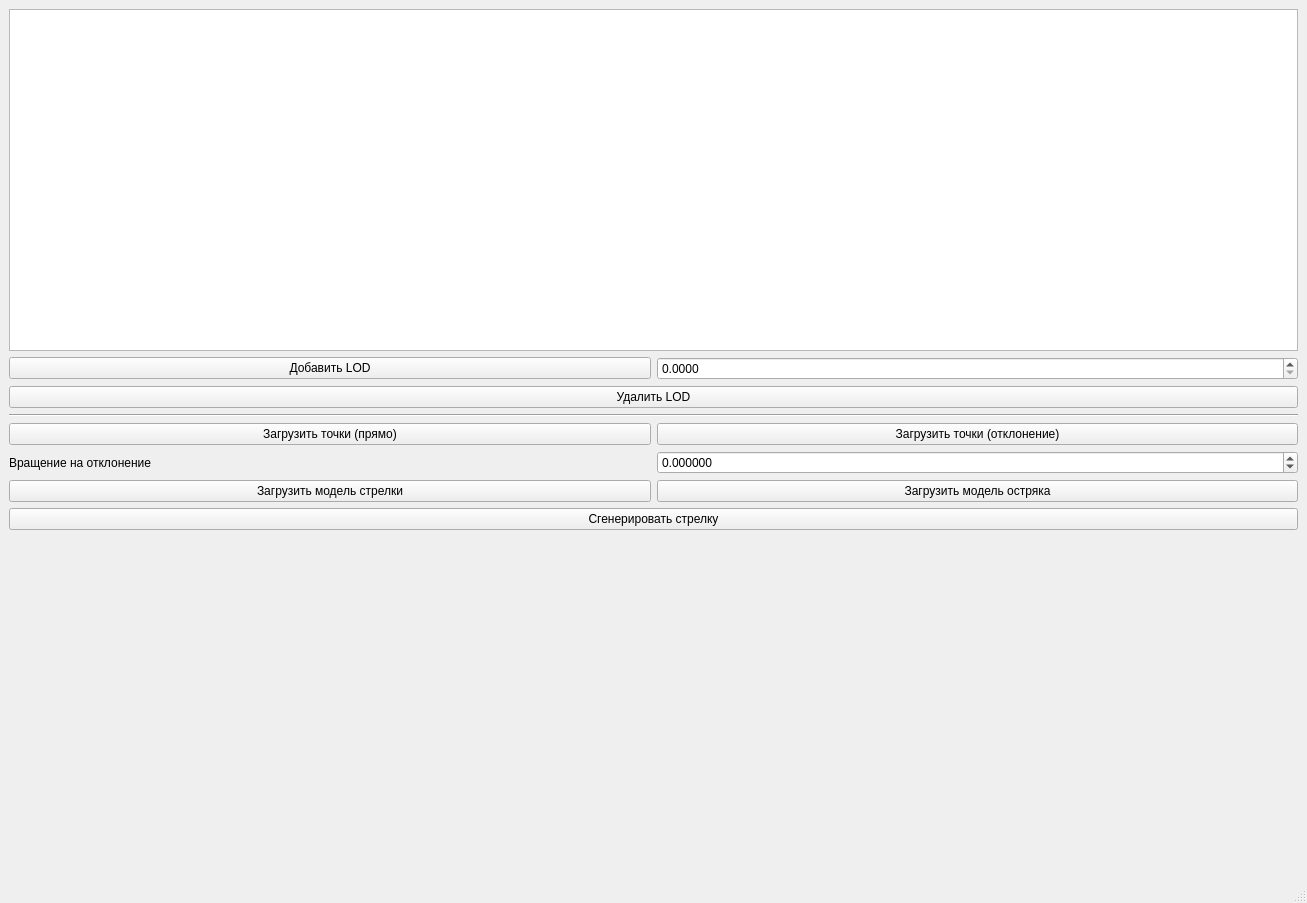
<?xml version="1.0" encoding="UTF-8"?>
<ui version="4.0">
 <class>MainWindow</class>
 <widget class="QMainWindow" name="MainWindow">
  <property name="geometry">
   <rect>
    <x>0</x>
    <y>0</y>
    <width>1307</width>
    <height>903</height>
   </rect>
  </property>
  <property name="windowTitle">
   <string>MainWindow</string>
  </property>
  <widget class="QWidget" name="centralwidget">
   <layout class="QVBoxLayout" name="verticalLayout">
    <item>
     <widget class="QSplitter" name="centralsplitter">
      <property name="orientation">
       <enum>Qt::Horizontal</enum>
      </property>
      <widget class="QWidget" name="gridLayoutWidget">
       <layout class="QGridLayout" name="gridLayout">
        <item row="8" column="0">
         <widget class="QPushButton" name="pushButton_2">
          <property name="text">
           <string>Загрузить модель стрелки</string>
          </property>
         </widget>
        </item>
        <item row="5" column="0">
         <widget class="QPushButton" name="loadPntsStB">
          <property name="sizePolicy">
           <sizepolicy hsizetype="MinimumExpanding" vsizetype="Fixed">
            <horstretch>0</horstretch>
            <verstretch>0</verstretch>
           </sizepolicy>
          </property>
          <property name="text">
           <string>Загрузить точки (прямо)</string>
          </property>
         </widget>
        </item>
        <item row="0" column="0" colspan="2">
         <widget class="QTableView" name="tableView"/>
        </item>
        <item row="3" column="0" colspan="2">
         <widget class="Line" name="line">
          <property name="orientation">
           <enum>Qt::Horizontal</enum>
          </property>
         </widget>
        </item>
        <item row="5" column="1">
         <widget class="QPushButton" name="loadPntsB">
          <property name="sizePolicy">
           <sizepolicy hsizetype="MinimumExpanding" vsizetype="Fixed">
            <horstretch>0</horstretch>
            <verstretch>0</verstretch>
           </sizepolicy>
          </property>
          <property name="text">
           <string>Загрузить точки (отклонение)</string>
          </property>
         </widget>
        </item>
        <item row="7" column="0">
         <widget class="QLabel" name="label_4">
          <property name="text">
           <string>Вращение на отклонение</string>
          </property>
         </widget>
        </item>
        <item row="1" column="0">
         <widget class="QPushButton" name="pushButton_4">
          <property name="text">
           <string>Добавить LOD</string>
          </property>
         </widget>
        </item>
        <item row="1" column="1">
         <widget class="QDoubleSpinBox" name="doubleSpinBox_2">
          <property name="decimals">
           <number>4</number>
          </property>
          <property name="maximum">
           <double>1.000000000000000</double>
          </property>
         </widget>
        </item>
        <item row="2" column="0" colspan="2">
         <widget class="QPushButton" name="pushButton_5">
          <property name="text">
           <string>Удалить LOD</string>
          </property>
         </widget>
        </item>
        <item row="8" column="1">
         <widget class="QPushButton" name="pushButton_3">
          <property name="text">
           <string>Загрузить модель остряка</string>
          </property>
         </widget>
        </item>
        <item row="9" column="0" colspan="2">
         <widget class="QPushButton" name="genSwButt">
          <property name="text">
           <string>Сгенерировать стрелку</string>
          </property>
         </widget>
        </item>
        <item row="7" column="1">
         <widget class="QDoubleSpinBox" name="doubleSpinBox">
          <property name="decimals">
           <number>6</number>
          </property>
          <property name="minimum">
           <double>-90.000000000000000</double>
          </property>
          <property name="maximum">
           <double>90.000000000000000</double>
          </property>
          <property name="singleStep">
           <double>0.100000000000000</double>
          </property>
         </widget>
        </item>
        <item row="10" column="0" colspan="2">
         <spacer name="verticalSpacer">
          <property name="orientation">
           <enum>Qt::Vertical</enum>
          </property>
          <property name="sizeHint" stdset="0">
           <size>
            <width>20</width>
            <height>40</height>
           </size>
          </property>
         </spacer>
        </item>
       </layout>
      </widget>
     </widget>
    </item>
   </layout>
  </widget>
  <widget class="QMenuBar" name="menubar">
   <property name="geometry">
    <rect>
     <x>0</x>
     <y>0</y>
     <width>1307</width>
     <height>23</height>
    </rect>
   </property>
  </widget>
  <widget class="QStatusBar" name="statusbar"/>
 </widget>
 <resources/>
 <connections/>
</ui>
